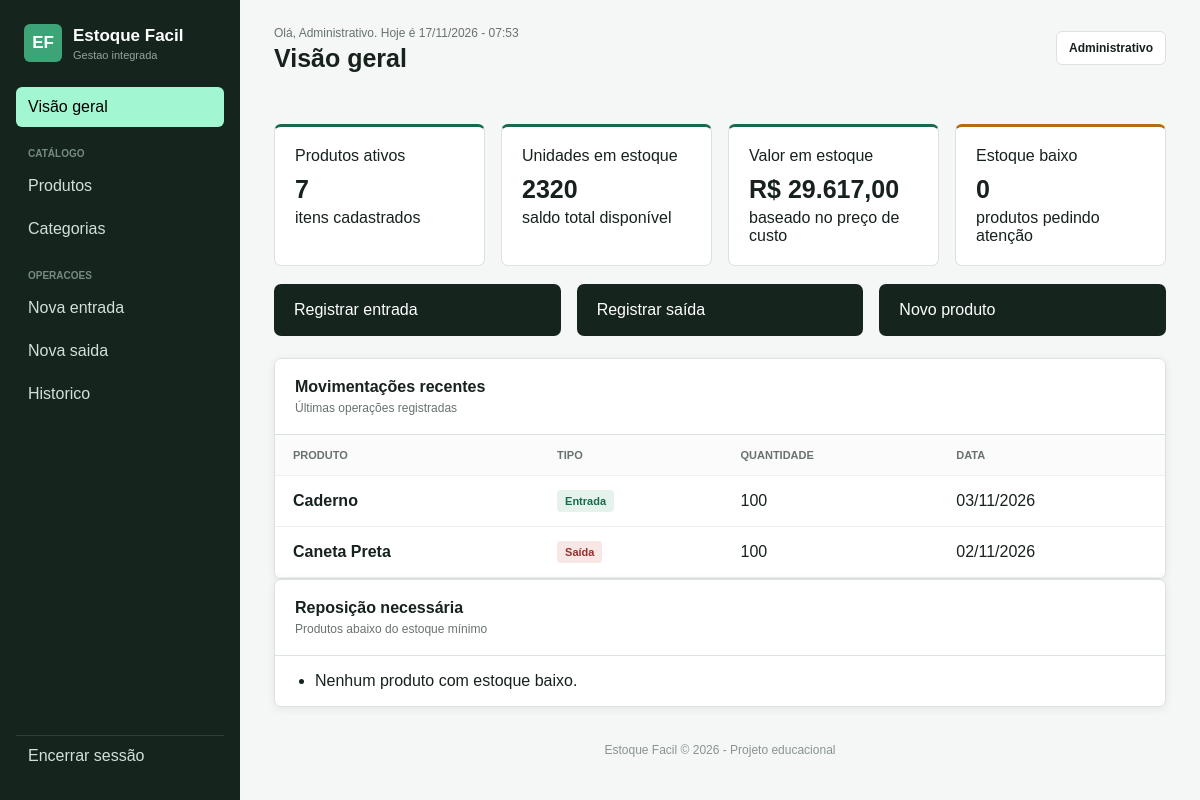
/ (signed in), run on the app's committed database.
### tables this page shows
CREATE TABLE `movimentacoes` (
  `id` int(10) UNSIGNED NOT NULL,
  `produto_id` int(10) UNSIGNED NOT NULL,
  `tipo` enum('ENTRADA','SAIDA') NOT NULL,
  `quantidade` int(10) UNSIGNED NOT NULL,
  `observacao` varchar(255) DEFAULT NULL,
  `data_hora` timestamp NOT NULL DEFAULT current_timestamp()
);

CREATE TABLE `produtos` (
  `id` int(10) UNSIGNED NOT NULL,
  `nome` varchar(120) NOT NULL,
  `categoria` varchar(80) NOT NULL,
  `quantidade` int(10) UNSIGNED NOT NULL DEFAULT 0,
  `estoque_minimo` int(11) NOT NULL,
  `preco` decimal(10,2) NOT NULL DEFAULT 0.00,
  `cadastrado_em` timestamp NULL DEFAULT current_timestamp()
);

### index.php (the view, shortened to what this page needs)
<?php
require_once "conexao.php";
$totalProdutos = 0;
$unidadesEstoque = 0;
$valorEstoque = 0;
$estoqueBaixo = 0;
$movimentacoesRecentes = [];
$produtosBaixoEstoque = [];
try {
    $totalProdutos = (int) $pdo->query("SELECT COUNT(*) FROM produtos")->fetchColumn();
    $unidadesEstoque = (int) $pdo->query("SELECT COALESCE(SUM(quantidade), 0) FROM produtos")->fetchColumn();
    $valorEstoque = (float) $pdo->query("SELECT COALESCE(SUM(quantidade * preco), 0) FROM produtos")->fetchColumn();
    $estoqueBaixo = (int) $pdo->query("SELECT COUNT(*) FROM produtos WHERE quantidade <= estoque_minimo")->fetchColumn();
    $comando = $pdo->query("
        SELECT m.tipo, m.quantidade, m.data_hora, p.nome AS produto_nome
        FROM movimentacoes m
        JOIN produtos p ON p.id = m.produto_id
        ORDER BY m.data_hora DESC
        LIMIT 10
    ");
    $movimentacoesRecentes = $comando->fetchAll();
    $comando = $pdo->query("
        SELECT nome, quantidade, estoque_minimo
        FROM produtos
        WHERE quantidade <= estoque_minimo
        ORDER BY quantidade ASC
        LIMIT 5
    ");
    $produtosBaixoEstoque = $comando->fetchAll();
} catch (PDOException $e) {
    $erro = "Erro ao carregar visão geral.";
}
?>
<!DOCTYPE html>
<html lang="pt-BR">
<head>
    <link rel="stylesheet" href="css/estilo.css">
</head>
<body>
    <div class="pagina">
        <?php include "menu.php"; ?>
        <main class="conteudo">
            <?php include "cabecalho.php"; ?>
            <section class="resumo">
                <article class="cartao">
                    Produtos ativos
                    <strong><?= $totalProdutos ?></strong>
                    itens cadastrados
                </article>
                <article class="cartao">
                    Unidades em estoque
                    <strong><?= $unidadesEstoque ?></strong>
                    saldo total disponível
                </article>
                <article class="cartao">
                    Valor em estoque
                    <strong>R$ <?= number_format($valorEstoque, 2, ',', '.') ?></strong>
                    baseado no preço de custo
                </article>
                <article class="cartao alerta">
                    Estoque baixo
                    <strong><?= $estoqueBaixo ?></strong>
                    produtos pedindo atenção
                </article>
            </section>
            <section class="atalhos">
                <a class="atalho" href="entrada.php">Registrar entrada</a>
                <a class="atalho" href="saida.php">Registrar saída</a>
                <a class="atalho" href="produtos.php">Novo produto</a>
            </section>
            <div class="conteudo-duplo">
                <section class="painel">
                    <div class="painel-titulo">
                        <h2>Movimentações recentes</h2>
                        <p>Últimas operações registradas</p>
                    </div>
                    <div class="tabela-container">
                        <table>
                            <thead>
                                <tr>
                                    <th>Produto</th>
                                    <th>Tipo</th>
                                    <th>Quantidade</th>
                                    <th>Data</th>
                                </tr>
                            </thead>
                            <tbody>
                                <?php foreach ($movimentacoesRecentes as $mov): ?>
                                    <tr>
                                        <td><strong><?= htmlspecialchars($mov['produto_nome']) ?></strong></td>
                                        <td>
                                            <span class="etiqueta <?= $mov['tipo'] === 'ENTRADA' ? 'entrada' : 'saida' ?>">
                                                <?= $mov['tipo'] === 'ENTRADA' ? 'Entrada' : 'Saída' ?>
                                            </span>
                                        </td>
                                        <td><?= (int)$mov['quantidade'] ?></td>
                                        <td><?= date('d/m/Y', strtotime($mov['data_hora'])) ?></td>
                                    </tr>
                                <?php endforeach; ?>
                            </tbody>
                        </table>
                    </div>
                </section>
                <section class="painel">
                    <div class="painel-titulo">
                        <h2>Reposição necessária</h2>
                        <p>Produtos abaixo do estoque mínimo</p>
                    </div>
                    <ul class="lista-destaque">
                        <?php if (empty($produtosBaixoEstoque)): ?>
                            <li>Nenhum produto com estoque baixo.</li>
                        <?php endif; ?>
                    </ul>
                </section>
            </div>
            <?php include "rodape.php"; ?>
        </main>
    </div>
</body>
</html>

### css/estilo.css (style rules this page uses)
* { box-sizing: border-box; }
:root { --verde-escuro: #15251e; --verde: #176b4d; --verde-claro: #e6f3ed; --fundo: #f4f7f5; --branco: #ffffff; --texto: #17221d; --texto-claro: #68736d; --borda: #dce3df; --vermelho: #b33b36; }
body { margin: 0; font-family: Arial, Helvetica, sans-serif; background-color: var(--fundo); color: var(--texto); }
.pagina { min-height: 100vh; }
.conteudo { min-height: 100vh; margin-left: 240px; padding: 0 34px; }
.resumo { display: grid; grid-template-columns: repeat(4, 1fr); gap: 16px; margin-bottom: 18px; }
.cartao { padding: 20px; border: 1px solid var(--borda); border-top: 3px solid var(--verde); border-radius: 7px; background-color: var(--branco); }
.cartao.alerta { border-top-color: #b66a16; }
.cartao strong { display: block; margin: 10px 0 5px; font-size: 25px; }
.atalhos { display: grid; grid-template-columns: repeat(3, 1fr); gap: 16px; margin-bottom: 22px; }
.atalho { padding: 17px 20px; border-radius: 7px; background-color: var(--verde-escuro); color: var(--branco); text-decoration: none; }
.painel { overflow: hidden; border: 1px solid var(--borda); border-radius: 7px; background-color: var(--branco); box-shadow: 0 2px 10px rgba(23, 34, 29, 0.07); }
.painel-titulo { padding: 19px 20px; border-bottom: 1px solid var(--borda); }
.painel-titulo h2 { margin: 0; font-size: 16px; }
.painel-titulo p { margin: 5px 0 0; color: var(--texto-claro); font-size: 12px; }
.tabela-container { overflow-x: auto; }
table { width: 100%; min-width: 620px; border-collapse: collapse; }
th, td { padding: 14px 18px; border-bottom: 1px solid #edf0ee; text-align: left; }
th { background-color: #fafbfa; color: var(--texto-claro); font-size: 11px; text-transform: uppercase; }
.etiqueta { display: inline-block; padding: 5px 8px; border-radius: 4px; background-color: var(--verde-claro); color: var(--verde); font-size: 11px; font-weight: bold; }
.etiqueta.saida { background-color: #f9e7e5; color: #982f2b; }

### data on the page
movimentacoes: produto.nome "Caderno", tipo "Entrada", quantidade "100", data_hora "03/11/2026"
movimentacoes: produto.nome "Caneta Preta", tipo "Saída", quantidade "100", data_hora "02/11/2026"

### other printed values
$usuario "Administrativo"
$tituloPagina "Visão geral"
$totalProdutos "7"
$unidadesEstoque "2320"
$valorEstoque "29.617,00"
$estoqueBaixo "0"
